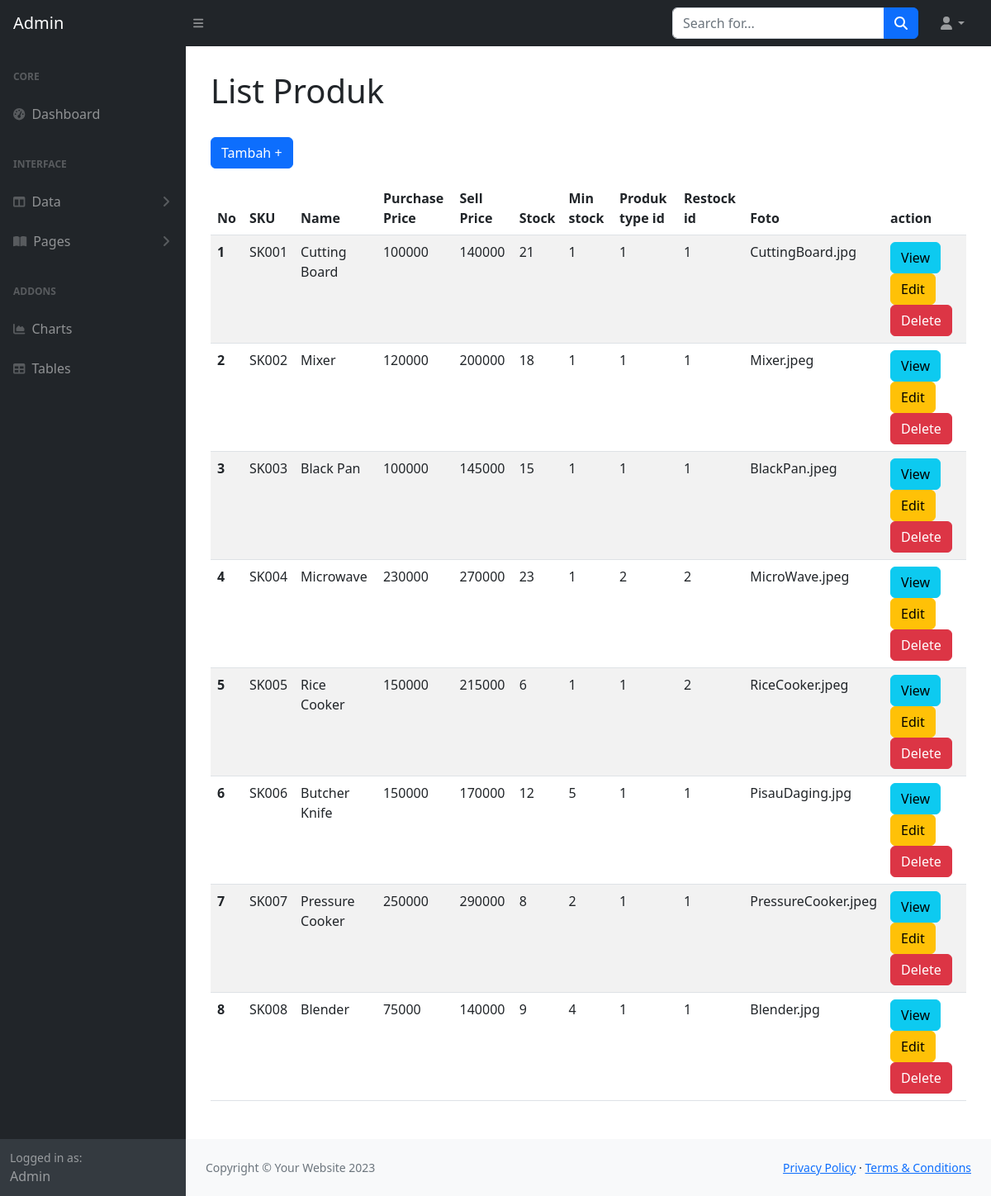
/admin/produk/produk.php, run on the app's committed database.
### tables this page shows
CREATE TABLE `product` (
  `id` int(11) NOT NULL,
  `sku` varchar(45) DEFAULT NULL,
  `name` varchar(45) DEFAULT NULL,
  `purchase_price` int(11) DEFAULT NULL,
  `sell_price` int(11) DEFAULT NULL,
  `stock` int(11) DEFAULT 0,
  `min_stock` int(11) DEFAULT 0,
  `product_type_id` int(11) NOT NULL,
  `restock_id` int(11) NOT NULL,
  `foto` varchar(100) DEFAULT NULL
);

### admin/produk/produk.php (the view, shortened to what this page needs)
<?php
require_once '../../dbkoneksi.php';
?>
<?php
$sql = "SELECT * FROM product";
$rs = $dbh->query($sql);
?>
<!DOCTYPE html>
<html lang="en">
<head>
    <link href="../css/styles.css" rel="stylesheet" />
</head>
<body>
    <nav class="sb-topnav navbar navbar-expand navbar-dark bg-dark">
        <a class="navbar-brand ps-3" href="../index.php">Admin</a>
        <button class="btn btn-link btn-sm order-1 order-lg-0 me-4 me-lg-0" id="sidebarToggle" href="#!"><i
                class="fas fa-bars"></i></button>
        <form class="d-none d-md-inline-block form-inline ms-auto me-0 me-md-3 my-2 my-md-0">
            <div class="input-group">
                <input class="form-control" type="text" placeholder="Search for..." aria-label="Search for..."
                    aria-describedby="btnNavbarSearch" />
                <button class="btn btn-primary" id="btnNavbarSearch" type="button"><i
                        class="fas fa-search"></i></button>
            </div>
        </form>
        <ul class="navbar-nav ms-auto ms-md-0 me-3 me-lg-4">
            <li class="nav-item dropdown">
                <a class="nav-link dropdown-toggle" id="navbarDropdown" href="#" role="button" data-bs-toggle="dropdown"
                    aria-expanded="false"><i class="fas fa-user fa-fw"></i></a>
            </li>
        </ul>
    </nav>
    <div id="layoutSidenav">
        <div id="layoutSidenav_nav">
            <nav class="sb-sidenav accordion sb-sidenav-dark" id="sidenavAccordion">
                <div class="sb-sidenav-menu">
                    <div class="nav">
                        <div class="sb-sidenav-menu-heading">Core</div>
                        <a class="nav-link" href="../index.php">
                            <div class="sb-nav-link-icon"><i class="fas fa-tachometer-alt"></i></div>
                            Dashboard
                        </a>
                        <div class="sb-sidenav-menu-heading">Interface</div>
                        <a class="nav-link collapsed" href="#" data-bs-toggle="collapse"
                            data-bs-target="#collapseLayouts" aria-expanded="false" aria-controls="collapseLayouts">
                            <div class="sb-nav-link-icon"><i class="fas fa-columns"></i></div>
                            Data
                            <div class="sb-sidenav-collapse-arrow"><i class="fas fa-angle-down"></i></div>
                        </a>
                        <a class="nav-link collapsed" href="#" data-bs-toggle="collapse" data-bs-target="#collapsePages"
                            aria-expanded="false" aria-controls="collapsePages">
                            <div class="sb-nav-link-icon"><i class="fas fa-book-open"></i></div>
                            Pages
                            <div class="sb-sidenav-collapse-arrow"><i class="fas fa-angle-down"></i></div>
                        </a>
                        <div class="sb-sidenav-menu-heading">Addons</div>
                        <a class="nav-link" href="charts.php">
                            <div class="sb-nav-link-icon"><i class="fas fa-chart-area"></i></div>
                            Charts
                        </a>
                        <a class="nav-link" href="tables.php">
                            <div class="sb-nav-link-icon"><i class="fas fa-table"></i></div>
                            Tables
                        </a>
                    </div>
                </div>
                <div class="sb-sidenav-footer">
                    <div class="small">Logged in as:</div>
                    Admin
                </div>
            </nav>
        </div>
        <div id="layoutSidenav_content">
            <main id="main-content">
                <h1>List Produk</h1>
                <br>
                <a class="btn btn-primary" href="form_produk.php">Tambah +</a>
                <div class="jobs">
                    <div class="table-responsive">
                        <table class="table table-striped" width="100%">
                            <thead>
                                <tr>
                                    <th scope="col">No</th>
                                    <th scope="col">SKU</th>
                                    <th scope="col">Name</th>
                                    <th scope="col">Purchase Price</th>
                                    <th scope="col">Sell Price</th>
                                    <th scope="col">Stock</th>
                                    <th scope="col">Min stock</th>
                                    <th scope="col">Produk type id</th>
                                    <th scope="col">Restock id</th>
                                    <th scope="col">Foto</th>
                                    <th scope="col">action</th>
                                </tr>
                            </thead>
                            <tbody>
                                <?php
                                $nomor = 1;
                                foreach ($rs as $row) {
                                    ?>
                                    <tr>
                                        <th scope="row">
                                            <?= $nomor ?>
                                        </th>
                                        <td>
                                            <?= $row['sku'] ?>
                                        </td>
                                        <td>
                                            <?= $row['name'] ?>
                                        </td>
                                        <td>
                                            <?= $row['purchase_price'] ?>
                                        </td>
                                        <td>
                                            <?= $row['sell_price'] ?>
                                        </td>
                                        <td>
                                            <?= $row['stock'] ?>
                                        </td>
                                        <td>
                                            <?= $row['min_stock'] ?>
                                        </td>
                                        <td>
                                            <?= $row['product_type_id'] ?>
                                        </td>
                                        <td>
                                            <?= $row['restock_id'] ?>
                                        </td>
                                        <td>
                                            <?= $row['foto'] ?>
                                        </td>
                                        <td>
                                            <a class="btn btn-info" href="view_produk.php?id=<?= $row['id'] ?>">View</a>
                                            <a class="btn btn-warning" href="form_produk.php?id=<?= $row['id'] ?>">Edit</a>
                                            <a class="btn btn-danger" href="delete_produk.php?id=<?= $row['id'] ?>"
                                                onclick="if(!confirm('Anda Yakin Hapus Data <?= $row['name'] ?>?')) {return false}">Delete</a>
                                        </td>
                                    </tr>
                                    <?php
                                    $nomor++;
                                }
                                ?>
                            </tbody>
                        </table>
                    </div>
                </div>
            </main>
            <footer class="py-4 bg-light mt-auto">
                <div class="container-fluid px-4">
                    <div class="d-flex align-items-center justify-content-between small">
                        <div class="text-muted">Copyright &copy; Your Website 2023</div>
                        <div>
                            <a href="#">Privacy Policy</a>
                            &middot;
                            <a href="#">Terms &amp; Conditions</a>
                        </div>
                    </div>
                </div>
            </footer>
        </div>
    </div>
</body>
</html>

### admin/produk/produk.php (style rules this page uses)
#main-content { margin: 30px; }
.table-responsive { overflow: auto; }
.jobs table { border-collapse: collapse; margin-top: 1rem; overflow-x: auto; }

### data on the page
product: sku "SK001", name "Cutting Board", purchase_price "100000", sell_price "140000", stock "21", min_stock "1", product_type "1", restock "1", foto "CuttingBoard.jpg"
product: sku "SK002", name "Mixer", purchase_price "120000", sell_price "200000", stock "18", min_stock "1", product_type "1", restock "1", foto "Mixer.jpeg"
product: sku "SK003", name "Black Pan", purchase_price "100000", sell_price "145000", stock "15", min_stock "1", product_type "1", restock "1", foto "BlackPan.jpeg"
product: sku "SK004", name "Microwave", purchase_price "230000", sell_price "270000", stock "23", min_stock "1", product_type "2", restock "2", foto "MicroWave.jpeg"
product: sku "SK005", name "Rice Cooker", purchase_price "150000", sell_price "215000", stock "6", min_stock "1", product_type "1", restock "2", foto "RiceCooker.jpeg"
product: sku "SK006", name "Butcher Knife", purchase_price "150000", sell_price "170000", stock "12", min_stock "5", product_type "1", restock "1", foto "PisauDaging.jpg"
product: sku "SK007", name "Pressure Cooker", purchase_price "250000", sell_price "290000", stock "8", min_stock "2", product_type "1", restock "1", foto "PressureCooker.jpeg"
product: sku "SK008", name "Blender", purchase_price "75000", sell_price "140000", stock "9", min_stock "4", product_type "1", restock "1", foto "Blender.jpg"
